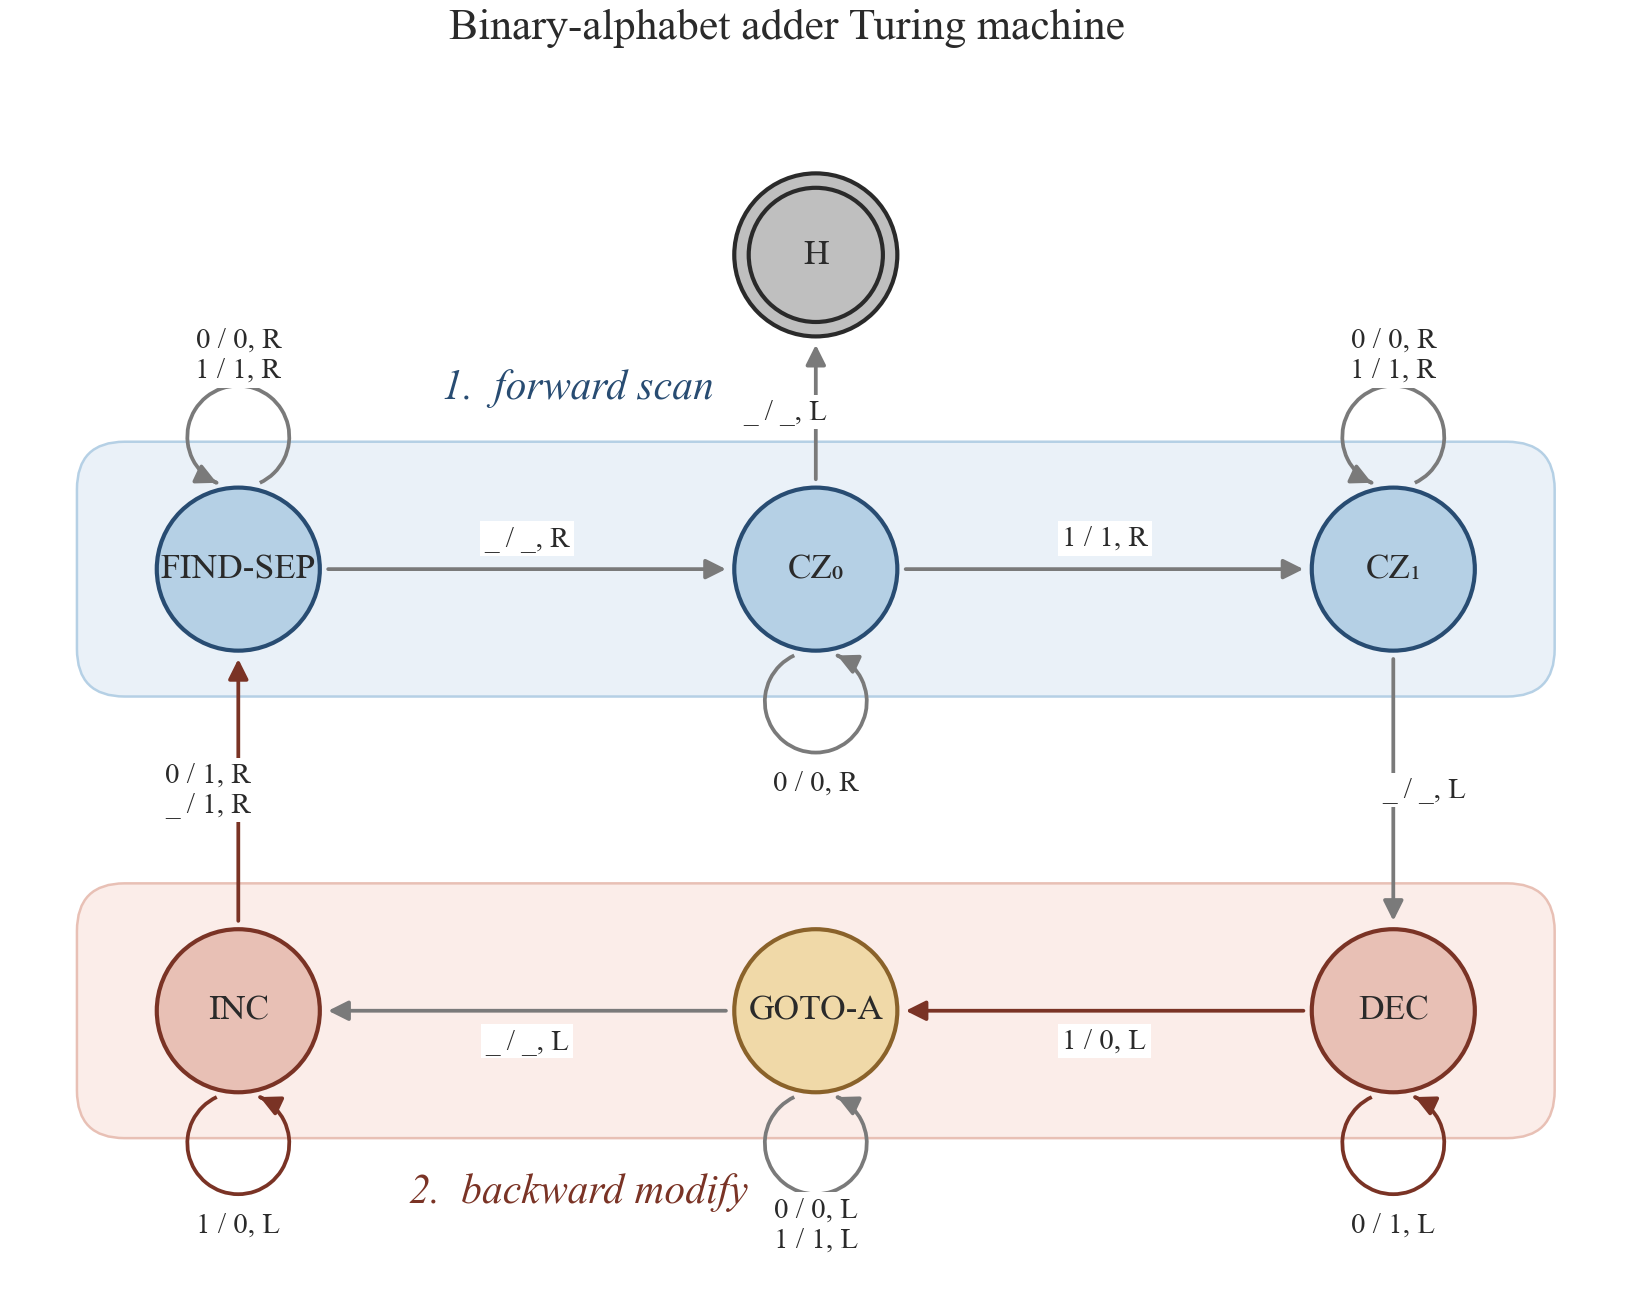

Write Python code to recreate this figure.
"""
v5 — phase-grouped background panels.

Two soft background panels group the scan-phase nodes (top row) and the
modify-phase nodes (bottom row). The two-pass structure of the algorithm —
forward scan, then backward modify — is the most important fact about it,
and the panels make that obvious before the reader looks at any edges.

CZ0's self-loop points down (into the gap between rows) so it doesn't
collide with the FIND-SEP -> CZ0 edge label or the CZ0 -> H edge above.
The halt state H uses the textbook double-ring convention.
"""

from __future__ import annotations

import sys
from pathlib import Path

import matplotlib.pyplot as plt
from matplotlib.patches import FancyBboxPatch

sys.path.insert(0, str(Path(__file__).resolve().parents[1]))
from style import COLORS, apply_style  # noqa: E402

from _common import (  # noqa: E402
    PHASE_DARK, PHASE_LIGHT, PHASE_OF,
    PRETTY, TRANSITIONS, draw_edge, draw_node, draw_self_loop, is_writing,
    save, split_edges,
)

apply_style()

NODE_R = 0.48
COL_X = (0.0, 3.4, 6.8)
ROW_Y = (0.0, 2.6)

POSITIONS = {
    'FIND_SEP': (COL_X[0], ROW_Y[1]),
    'CZ0':      (COL_X[1], ROW_Y[1]),
    'CZ1':      (COL_X[2], ROW_Y[1]),
    'DEC':      (COL_X[2], ROW_Y[0]),
    'GOTO_A':   (COL_X[1], ROW_Y[0]),
    'INC':      (COL_X[0], ROW_Y[0]),
    'H':        (COL_X[1], ROW_Y[1] + 1.85),
}

# CZ0's self-loop dives into the inter-row gap so it stays out of the
# top-row edge labels and the CZ0 -> H edge above.
LOOP_DIR = {
    'FIND_SEP': ( 0.0,  1.0),
    'CZ0':      ( 0.0, -1.0),
    'CZ1':      ( 0.0,  1.0),
    'DEC':      ( 0.0, -1.0),
    'GOTO_A':   ( 0.0, -1.0),
    'INC':      ( 0.0, -1.0),
}


def edge_color_for(labels):
    return COLORS['red_dark'] if any(is_writing(r, w) for r, w, _ in labels) else COLORS['muted']


def _phase_panel(ax, x0, y0, x1, y1, *, face, edge):
    box = FancyBboxPatch(
        (x0, y0), (x1 - x0), (y1 - y0),
        boxstyle='round,pad=0.0,rounding_size=0.28',
        facecolor=face, edgecolor=edge, linewidth=0.6, zorder=0,
    )
    ax.add_patch(box)


def main():
    fig, ax = plt.subplots(figsize=(7.6, 5.0))

    pad_x = 0.95
    pad_y = 0.75

    scan_x0 = COL_X[0] - pad_x
    scan_x1 = COL_X[2] + pad_x
    scan_y0 = ROW_Y[1] - pad_y
    scan_y1 = ROW_Y[1] + pad_y
    mod_y0 = ROW_Y[0] - pad_y
    mod_y1 = ROW_Y[0] + pad_y

    _phase_panel(ax, scan_x0, scan_y0, scan_x1, scan_y1,
                 face='#EAF1F8', edge=COLORS['blue_light'])
    _phase_panel(ax, scan_x0, mod_y0, scan_x1, mod_y1,
                 face='#FBEDE9', edge=COLORS['red_light'])

    # Phase labels sit above/below the panels in the gap between the
    # FIND-SEP / INC self-loop labels (column x=0) and the H column (x=3.4),
    # so they don't collide with either.
    ax.text(2.0, scan_y1 + 0.20, '1.  forward scan',
            fontsize=10.0, color=COLORS['blue_dark'],
            ha='center', va='bottom', style='italic')
    ax.text(2.0, mod_y0 - 0.20, '2.  backward modify',
            fontsize=10.0, color=COLORS['red_dark'],
            ha='center', va='top', style='italic')

    cross, loops = split_edges(TRANSITIONS)
    for (src, dst), labels in cross.items():
        draw_edge(ax, POSITIONS[src], POSITIONS[dst], labels,
                  r_src=NODE_R, r_dst=NODE_R, edge_color=edge_color_for(labels))
    for s, labels in loops.items():
        draw_self_loop(ax, POSITIONS[s], LOOP_DIR[s], labels,
                       node_radius=NODE_R, edge_color=edge_color_for(labels),
                       label_bg=COLORS['bg'], label_bg_pad=1.2)

    for name, pos in POSITIONS.items():
        ph = PHASE_OF[name]
        draw_node(
            ax, pos, PRETTY[name], radius=NODE_R,
            face=PHASE_LIGHT[ph], edge_color=PHASE_DARK[ph],
            text_size=8.5, double_ring=(name == 'H'),
        )

    ax.set_xlim(scan_x0 - 0.4, scan_x1 + 0.4)
    ax.set_ylim(mod_y0 - 0.9, POSITIONS['H'][1] + 0.7)
    ax.set_aspect('equal')
    ax.set_axis_off()

    fig.suptitle('Binary-alphabet adder Turing machine',
                 fontsize=10.5, color=COLORS['text'], y=0.965)

    save(fig, Path(__file__).with_suffix(''))


if __name__ == '__main__':
    main()
